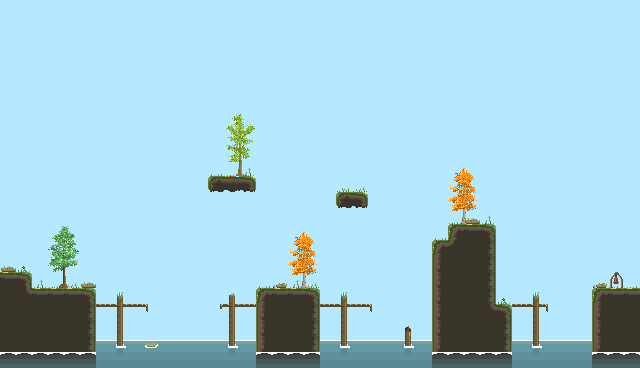

This game map was drawn from its Tiled (.tmx) file and the tilesets committed beside it. A one-line description and the trimmed map source follow:
An orthogonal 40x23 tile map with 16x16 px tiles, 6 tile layers (BackgroundLayer, GroundLayer, Planks, Docks, ...), 3 tilesets and 17 objects (9x Collider, 4x PlatformCollider, PlayerSpawn, LevelManager, PlayerFinish, ...).

<map version="1.2" tiledversion="1.2.3" orientation="orthogonal" renderorder="right-down" width="40" height="23" tilewidth="16" tileheight="16" infinite="0" backgroundcolor="#b4e9ff" nextlayerid="15" nextobjectid="78">
 <tileset firstgid="1" source="tilesets/TilesetForest.tsx" />
 <tileset firstgid="129" source="tilesets/TilesetTrees.tsx" />
 <tileset firstgid="385" source="tilesets/TilesetDocks.tsx" />
 <layer id="8" name="BackgroundLayer" width="40" height="23">
  <data>[920 cells, 0 non-empty, 0 distinct tile ids]</data>
 </layer>
 <layer id="1" name="GroundLayer" width="40" height="23">
  <data>[920 cells, 155 non-empty, 17 distinct tile ids]</data>
 </layer>
 <layer id="12" name="Planks" width="40" height="23">
  <data>[920 cells, 14 non-empty, 3 distinct tile ids]</data>
 </layer>
 <layer id="13" name="Docks" width="40" height="23">
  <data>[920 cells, 38 non-empty, 8 distinct tile ids]</data>
 </layer>
 <objectgroup id="3" name="Objects">
  <object id="11" name="PlayerSpawn" type="PlayerSpawn" x="72" y="264">
   <point />
  </object>
  <object id="58" name="LevelManager" type="LevelManager" x="0" y="0">
   <point />
  </object>
  <object id="60" name="PlayerFinish" type="PlayerFinish" x="608" y="272" width="16" height="16" />
  <object id="75" name="Chest" type="Chest" x="224" y="160" width="16" height="16" />
 </objectgroup>
 <objectgroup id="14" name="Collision">
  <object id="61" name="Collider" type="Collider" x="0" y="272" width="32" height="80" />
  <object id="62" name="Collider" type="Collider" x="32" y="288" width="64" height="64" />
  <object id="63" name="Collider" type="Collider" x="256" y="288" width="64" height="64" />
  <object id="64" name="Collider" type="Collider" x="208" y="176" width="48" height="16" />
  <object id="65" name="Collider" type="Collider" x="336" y="192" width="32" height="16" />
  <object id="66" name="Collider" type="Collider" x="432" y="240" width="16" height="112" />
  <object id="67" name="Collider" type="Collider" x="448" y="224" width="48" height="128" />
  <object id="68" name="Collider" type="Collider" x="496" y="304" width="16" height="48" />
  <object id="71" name="PlatformCollider" type="PlatformCollider" x="96" y="304" width="48" height="16" />
  <object id="72" name="PlatformCollider" type="PlatformCollider" x="224" y="304" width="32" height="16" />
  <object id="73" name="PlatformCollider" type="PlatformCollider" x="320" y="304" width="48" height="16" />
  <object id="76" name="Collider" type="Collider" x="592" y="288" width="48" height="64" />
  <object id="77" name="PlatformCollider" type="PlatformCollider" x="512" y="304" width="32" height="16" />
 </objectgroup>
 <objectgroup id="11" name="Spikes" />
 <layer id="9" name="Trees" width="40" height="23">
  <data>[920 cells, 32 non-empty, 24 distinct tile ids]</data>
 </layer>
 <layer id="10" name="Grass" width="40" height="23">
  <data>[920 cells, 23 non-empty, 9 distinct tile ids]</data>
 </layer>
</map>
